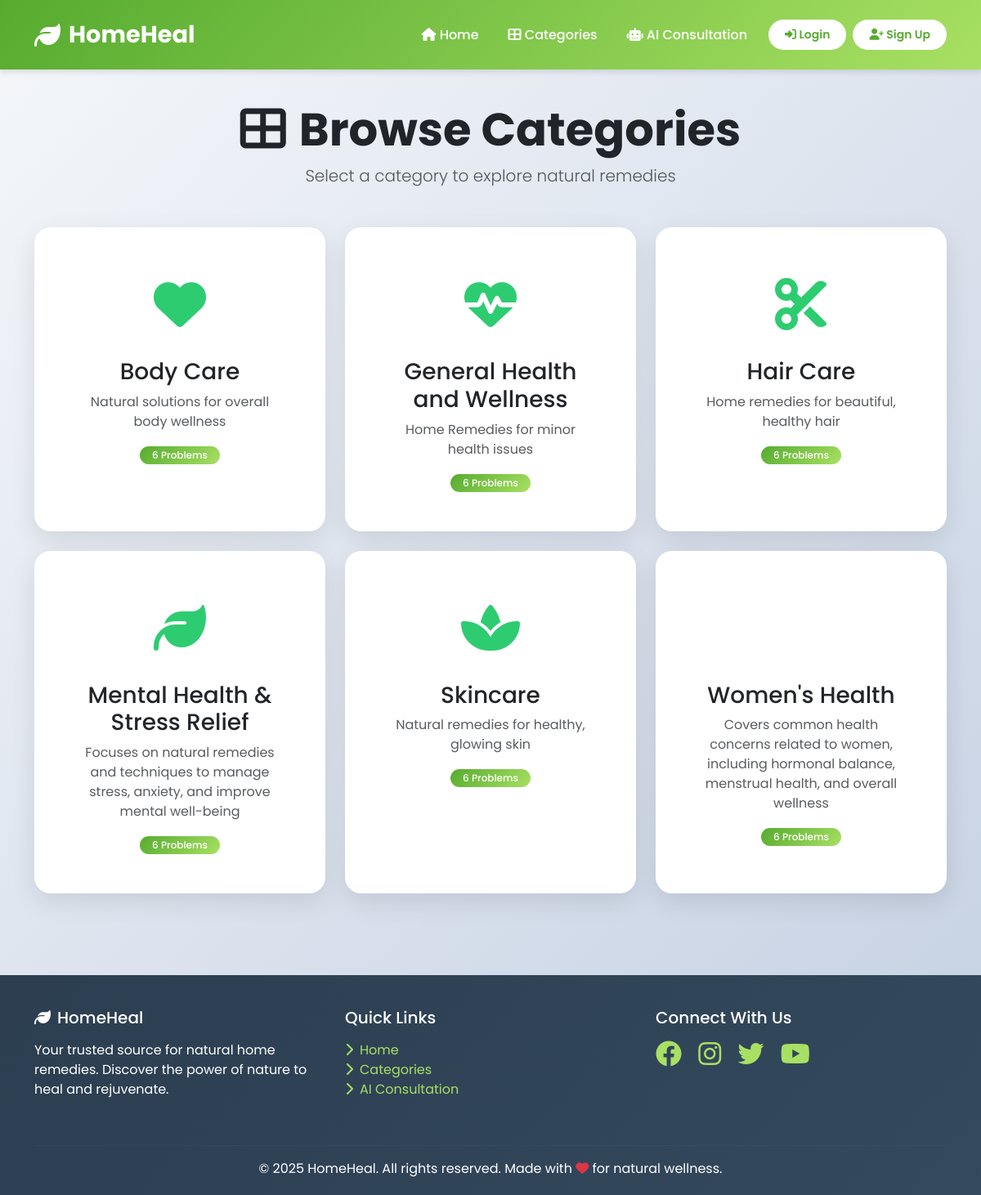
/categories/, run on an earlier commit of the app's database.
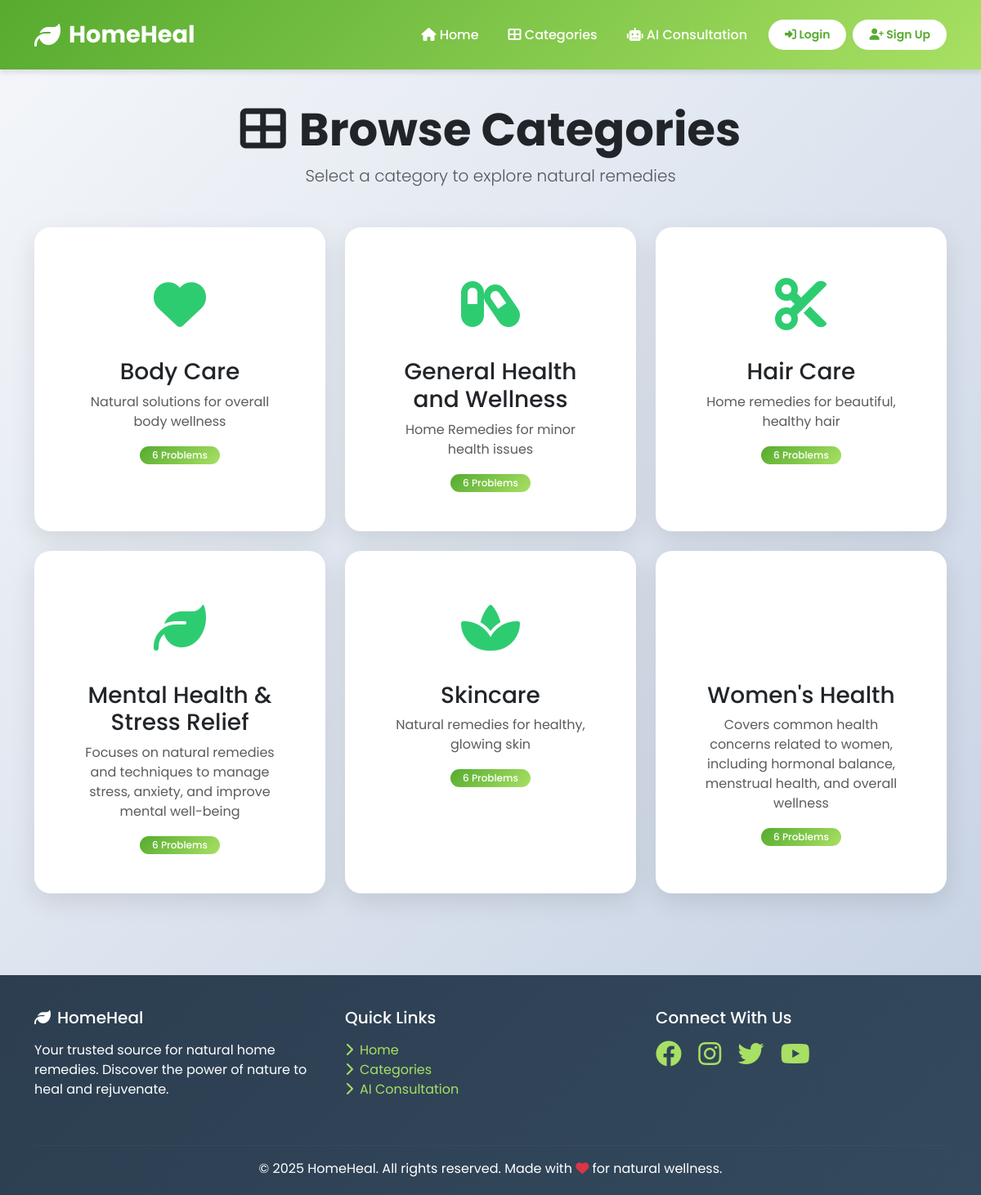
And on a later commit of the database.
### remedies/models.py (models this page shows, shortened)
class Category(models.Model):
    name = models.CharField(max_length=50)
    description = models.TextField(blank=True)
    icon = models.CharField(max_length=50, blank=True)  # For Font Awesome icons
    slug = models.SlugField(unique=True)
    created_at = models.DateTimeField(auto_now_add=True)
    class Meta:
        verbose_name_plural = "Categories"
        ordering = ['name']

### remedies/views.py (the view)
# urls.py: path('categories/', remedy_views.categories_view, name='categories'),
def categories_view(request):
    categories = Category.objects.annotate(problem_count=Count('problems'))
    return render(request, 'remedies/categories.html', {'categories': categories})

### templates/remedies/categories.html (shortened to what this page needs)
{% extends 'base.html' %}
{% block content %}
<div class="container">
    <div class="text-center mb-5">
        <h1 class="display-4 fw-bold">
            <i class="fas fa-th-large me-3"></i>Browse Categories
        </h1>
        <p class="lead text-muted">Select a category to explore natural remedies</p>
    </div>
    <div class="row g-4">
        {% for category in categories %}
        <div class="col-md-4">
            <a href="{% url 'category_detail' category.slug %}" class="text-decoration-none">
                <div class="card h-100">
                    <div class="card-body text-center p-5">
                        <div style="font-size: 4rem; color: var(--primary-color);">
                            {% if category.icon %}
                                <i class="fas {{ category.icon }}"></i>
                            {% else %}
                                <i class="fas fa-leaf"></i>
                            {% endif %}
                        </div>
                        <h3 class="card-title mt-3">{{ category.name }}</h3>
                        <p class="text-muted">{{ category.description }}</p>
                        <span class="badge badge-custom">
                            {{ category.problem_count }} Problem{{ category.problem_count|pluralize }}
                        </span>
                    </div>
                </div>
            </a>
        </div>
        {% endfor %}
    </div>
</div>
{% endblock %}

What changed in the data, as far as the page shows it:
changed Category "General Health and Wellness": icon "fa-heart-pulse" → "fa-capsules" (drawn)
